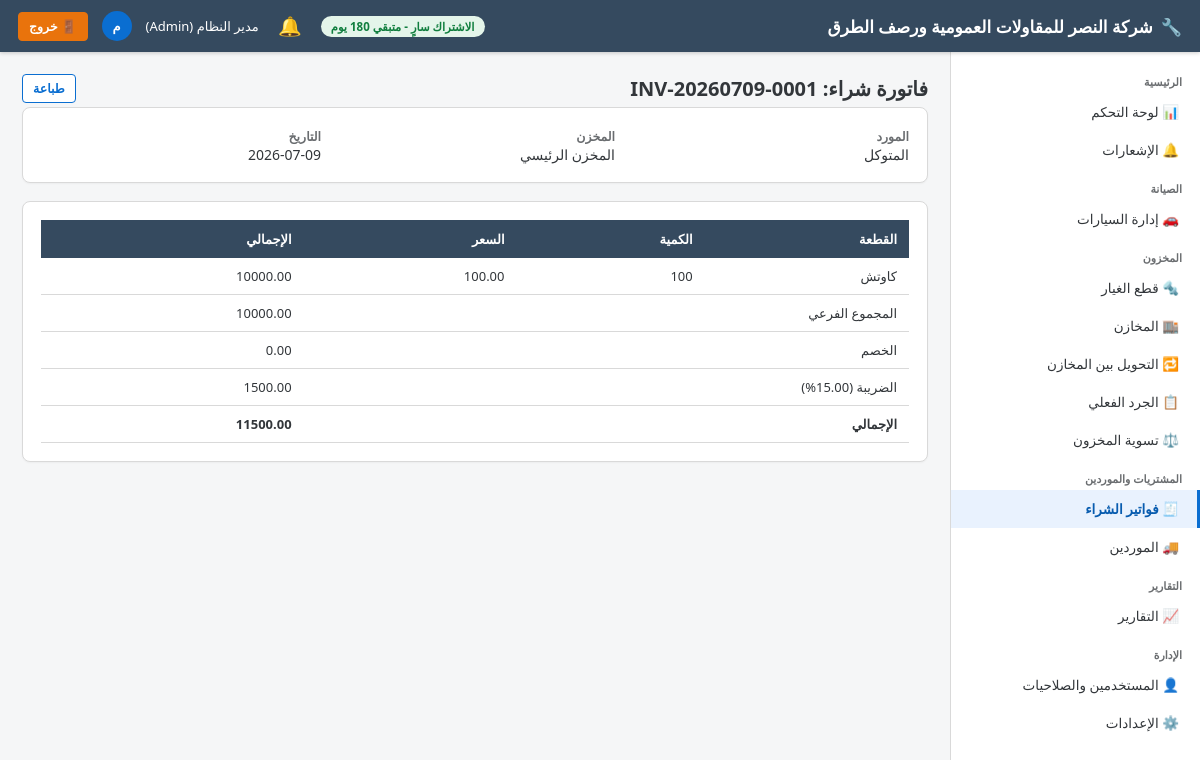
Screenshot of /purchases/1 (signed in) with the database file from the repository.
### app/models/settings.py (models this page shows)
class CompanySettings(db.Model):
    __tablename__ = "company_settings"
    id = db.Column(db.Integer, primary_key=True)
    company_name = db.Column(db.String(150), default="مركز الصيانة")
    logo_path = db.Column(db.String(255))
    phone = db.Column(db.String(30))
    address = db.Column(db.String(250))
    email = db.Column(db.String(120))
    commercial_register = db.Column(db.String(50))   # السجل التجاري
    tax_no = db.Column(db.String(50))                # الرقم الضريبي
    tax_percent_default = db.Column(db.Numeric(5, 2), default=15)
    invoice_prefix = db.Column(db.String(10), default="INV-")
    workorder_prefix = db.Column(db.String(10), default="WO-")
    next_invoice_no = db.Column(db.Integer, default=1)
    next_workorder_no = db.Column(db.Integer, default=1)

### app/models/user.py (models this page shows, shortened)
class User(db.Model, UserMixin):
    __tablename__ = "users"
    id = db.Column(db.Integer, primary_key=True)
    full_name = db.Column(db.String(150), nullable=False)
    username = db.Column(db.String(50), unique=True, nullable=False, index=True)
    password_hash = db.Column(db.String(255), nullable=False)
    phone = db.Column(db.String(30))
    email = db.Column(db.String(120))
    role_id = db.Column(db.Integer, db.ForeignKey("roles.id"), nullable=False)
    is_active_user = db.Column(db.Boolean, default=True)
    is_hidden = db.Column(db.Boolean, default=False)   # مستخدم خفي (لا يظهر في شاشة إدارة المستخدمين)
    created_at = db.Column(db.DateTime, default=datetime.utcnow)
    role = db.relationship("Role", back_populates="users")
    @property
    def is_active(self):
        return self.is_active_user
    @property
    def is_super_admin(self):
        return self.username == "administrator" and self.is_hidden

class Role(db.Model):
    __tablename__ = "roles"
    id = db.Column(db.Integer, primary_key=True)
    name = db.Column(db.String(50), unique=True, nullable=False)
    description = db.Column(db.String(200))
    users = db.relationship("User", back_populates="role")
    permissions = db.relationship("RolePermission", back_populates="role", cascade="all, delete-orphan")

### app/models/purchase.py (models this page shows)
class PurchaseInvoice(db.Model):
    __tablename__ = "purchase_invoices"
    id = db.Column(db.Integer, primary_key=True)
    invoice_no = db.Column(db.String(30), unique=True, nullable=False)
    supplier_id = db.Column(db.Integer, db.ForeignKey("suppliers.id"), nullable=False)
    warehouse_id = db.Column(db.Integer, db.ForeignKey("warehouses.id"), nullable=False)
    invoice_date = db.Column(db.DateTime, default=datetime.utcnow)
    discount = db.Column(db.Numeric(12, 2), default=0)
    tax_percent = db.Column(db.Numeric(5, 2), default=15)
    notes = db.Column(db.String(250))
    created_by_id = db.Column(db.Integer, db.ForeignKey("users.id"))
    created_at = db.Column(db.DateTime, default=datetime.utcnow)
    supplier = db.relationship("Supplier")
    warehouse = db.relationship("Warehouse")
    items = db.relationship("PurchaseInvoiceItem", back_populates="invoice", cascade="all, delete-orphan")
    @property
    def subtotal(self):
        return float(sum((i.quantity * i.unit_price for i in self.items), 0))
    @property
    def tax_amount(self):
        return (self.subtotal - float(self.discount or 0)) * float(self.tax_percent or 0) / 100
    @property
    def total(self):
        return (self.subtotal - float(self.discount or 0)) + self.tax_amount

class PurchaseInvoiceItem(db.Model):
    __tablename__ = "purchase_invoice_items"
    id = db.Column(db.Integer, primary_key=True)
    invoice_id = db.Column(db.Integer, db.ForeignKey("purchase_invoices.id"), nullable=False)
    part_id = db.Column(db.Integer, db.ForeignKey("parts.id"), nullable=False)
    quantity = db.Column(db.Integer, nullable=False)
    unit_price = db.Column(db.Numeric(12, 2), nullable=False)
    invoice = db.relationship("PurchaseInvoice", back_populates="items")
    part = db.relationship("Part")
    @property
    def total(self):
        return self.quantity * float(self.unit_price)

### app/models/supplier.py (models this page shows)
class Supplier(db.Model):
    __tablename__ = "suppliers"
    id = db.Column(db.Integer, primary_key=True)
    name = db.Column(db.String(150), nullable=False)
    phone = db.Column(db.String(30))
    email = db.Column(db.String(120))
    address = db.Column(db.String(250))
    tax_no = db.Column(db.String(50))          # الرقم الضريبي
    balance = db.Column(db.Numeric(14, 2), default=0)   # الرصيد (مستحق للمورد)
    notes = db.Column(db.Text)
    is_active = db.Column(db.Boolean, default=True)

### app/models/warehouse.py (models this page shows)
class Warehouse(db.Model):
    __tablename__ = "warehouses"
    id = db.Column(db.Integer, primary_key=True)
    code = db.Column(db.String(20), unique=True, nullable=False)
    name = db.Column(db.String(100), nullable=False)
    manager_name = db.Column(db.String(100))
    address = db.Column(db.String(250))
    is_active = db.Column(db.Boolean, default=True)
    balances = db.relationship("StockBalance", back_populates="warehouse")

### app/models/part.py (models this page shows, shortened)
class Part(db.Model):
    __tablename__ = "parts"
    id = db.Column(db.Integer, primary_key=True)
    code = db.Column(db.String(30), unique=True, nullable=False, index=True)  # كود تلقائي
    barcode = db.Column(db.String(60), unique=True)
    name = db.Column(db.String(150), nullable=False)
    category_id = db.Column(db.Integer, db.ForeignKey("part_categories.id"))
    unit = db.Column(db.String(30), default="قطعة")           # الوحدة
    min_quantity = db.Column(db.Integer, default=1)            # أقل كمية (حد إعادة الطلب)
    purchase_price = db.Column(db.Numeric(12, 2), default=0)
    sale_price = db.Column(db.Numeric(12, 2), default=0)
    supplier_id = db.Column(db.Integer, db.ForeignKey("suppliers.id"))
    image_path = db.Column(db.String(255))
    is_active = db.Column(db.Boolean, default=True)
    category = db.relationship("PartCategory", back_populates="parts")
    supplier = db.relationship("Supplier")
    balances = db.relationship("StockBalance", back_populates="part", cascade="all, delete-orphan")

### app/blueprints/purchases/routes.py (the view)
@purchases_bp.route("/<int:invoice_id>")
@login_required
def view_purchase(invoice_id):
    inv = PurchaseInvoice.query.get_or_404(invoice_id)
    return render_template("purchases/view.html", invoice=inv)

### app/models/license.py (called while the page is built)
    @property
    def is_expired(self):
        return datetime.utcnow() > self.expires_at

    @property
    def days_remaining(self):
        return (self.expires_at - datetime.utcnow()).days

### app/services/notification_service.py (called while the page is built, shortened)
def generate_notifications(force=False):
    global _last_refresh_ts
    now_ts = time.time()
    if not force and (now_ts - _last_refresh_ts) < _REFRESH_INTERVAL:
        return

def get_unread_count():
    return Notification.query.filter_by(is_read=False).count()

### app/templates/purchases/view.html (shortened to what this page needs)
{% extends "base.html" %}
{% block content %}
<div class="page-title">
    فاتورة شراء: {{ invoice.invoice_no }}
    <button onclick="window.print()" class="btn btn-outline btn-sm no-print">طباعة</button>
</div>
<div class="fiori-card">
    <div class="form-grid">
        <div><label>المورد</label><div>{{ invoice.supplier.name }}</div></div>
        <div><label>المخزن</label><div>{{ invoice.warehouse.name }}</div></div>
        <div><label>التاريخ</label><div>{{ invoice.invoice_date.strftime('%Y-%m-%d') }}</div></div>
    </div>
</div>
<div class="fiori-card">
    <table class="fiori-table">
        <thead><tr><th>القطعة</th><th>الكمية</th><th>السعر</th><th>الإجمالي</th></tr></thead>
        <tbody>
        {% for it in invoice.items %}
            <tr><td>{{ it.part.name }}</td><td>{{ it.quantity }}</td><td>{{ "%.2f"|format(it.unit_price) }}</td><td>{{ "%.2f"|format(it.total) }}</td></tr>
        {% endfor %}
        </tbody>
        <tfoot>
            <tr><td colspan="3">المجموع الفرعي</td><td>{{ "%.2f"|format(invoice.subtotal) }}</td></tr>
            <tr><td colspan="3">الخصم</td><td>{{ "%.2f"|format(invoice.discount) }}</td></tr>
            <tr><td colspan="3">الضريبة ({{ invoice.tax_percent }}%)</td><td>{{ "%.2f"|format(invoice.tax_amount) }}</td></tr>
            <tr><td colspan="3"><strong>الإجمالي</strong></td><td><strong>{{ "%.2f"|format(invoice.total) }}</strong></td></tr>
        </tfoot>
    </table>
</div>
{% endblock %}

### app/templates/base.html (shortened to what this page needs)
<!DOCTYPE html>
<html lang="ar" dir="rtl">
<head>
    <link rel="stylesheet" href="{{ url_for('static', filename='css/fiori.css') }}">
</head>
<body>
    <header class="fiori-header">
        <div style="display:flex;align-items:center;">
            <div class="brand">
                {% if company and company.logo_path %}
                <img src="{{ url_for('static', filename=company.logo_path) }}" alt="شعار" style="height:30px;width:30px;object-fit:contain;border-radius:4px;background:#fff;padding:2px;">
                {% else %}
                🔧
                {% endif %}
                <span>{{ company.company_name if company and company.company_name else 'نظام إدارة مركز الصيانة' }}</span>
            </div>
        </div>
        <div class="user-box">
            {% if license_days_remaining is defined and license_days_remaining is not none %}
                {% if license_days_remaining <= 5 %}
                <span class="badge badge-red">الاشتراك ينتهي خلال {{ license_days_remaining }} يوم</span>
                {% elif license_days_remaining <= 15 %}
                <span class="badge badge-orange">الاشتراك ينتهي خلال {{ license_days_remaining }} يوم</span>
                {% else %}
                <span class="badge badge-green">الاشتراك سارٍ - متبقي {{ license_days_remaining }} يوم</span>
                {% endif %}
            {% endif %}
            <div class="notif-bell-wrap">
                <button type="button" class="notif-bell-btn" id="notifBellBtn" aria-label="الإشعارات">
                    🔔
                </button>
            </div>
            <span>{{ current_user.full_name }} ({{ current_user.role.name if current_user.role else '' }})</span>
            <div class="user-avatar">{{ current_user.full_name[0] if current_user.full_name else 'U' }}</div>
            <a href="{{ url_for('auth.logout') }}" class="btn btn-logout btn-sm">🚪 خروج</a>
        </div>
    </header>
    <nav class="fiori-sidebar">
        <div class="nav-group-title">الرئيسية</div>
        <a class="nav-link {{ 'active' if request.blueprint=='dashboard' }}" href="{{ url_for('dashboard.index') }}">📊 لوحة التحكم</a>
        <a class="nav-link {{ 'active' if request.blueprint=='notifications' }}" href="{{ url_for('notifications.list_notifications') }}">
            🔔 الإشعارات
        </a>
        <div class="nav-group-title">الصيانة</div>
        <a class="nav-link {{ 'active' if request.blueprint=='vehicles' }}" href="{{ url_for('vehicles.list_vehicles') }}">🚗 إدارة السيارات</a>
        <div class="nav-group-title">المخزون</div>
        <a class="nav-link {{ 'active' if request.blueprint=='parts' }}" href="{{ url_for('parts.list_parts') }}">🔩 قطع الغيار</a>
        <a class="nav-link {{ 'active' if request.blueprint=='warehouses' }}" href="{{ url_for('warehouses.list_warehouses') }}">🏬 المخازن</a>
        <a class="nav-link {{ 'active' if request.blueprint=='transfers' }}" href="{{ url_for('transfers.list_transfers') }}">🔁 التحويل بين المخازن</a>
        <a class="nav-link {{ 'active' if request.blueprint=='stocktake' }}" href="{{ url_for('stocktake.list_stocktakes') }}">📋 الجرد الفعلي</a>
        <a class="nav-link {{ 'active' if request.blueprint=='adjustments' }}" href="{{ url_for('adjustments.list_adjustments') }}">⚖️ تسوية المخزون</a>
        <div class="nav-group-title">المشتريات والموردين</div>
        <a class="nav-link {{ 'active' if request.blueprint=='purchases' }}" href="{{ url_for('purchases.list_purchases') }}">🧾 فواتير الشراء</a>
        <a class="nav-link {{ 'active' if request.blueprint=='suppliers' }}" href="{{ url_for('suppliers.list_suppliers') }}">🚚 الموردين</a>
        <div class="nav-group-title">التقارير</div>
        <a class="nav-link {{ 'active' if request.blueprint=='reports' }}" href="{{ url_for('reports.index') }}">📈 التقارير</a>
        <div class="nav-group-title">الإدارة</div>
        <a class="nav-link {{ 'active' if request.blueprint=='users' }}" href="{{ url_for('users.list_users') }}">👤 المستخدمين والصلاحيات</a>
        <a class="nav-link {{ 'active' if request.blueprint=='settings' }}" href="{{ url_for('settings.company_settings') }}">⚙️ الإعدادات</a>
    </nav>
    <main class="fiori-content">
        {% block content %}{% endblock %}
    </main>
</body>
</html>

### app/static/css/fiori.css (style rules this page uses)
:root { --fiori-blue: #0A6ED1; --fiori-blue-dark: #085CAF; --fiori-blue-light: #E9F2FE; --fiori-bg: #F5F6F7; --fiori-header: #354A5F; --fiori-text: #32363A; --fiori-border: #D9D9D9; --fiori-success: #107E3E; --fiori-warning: #E9730C; --fiori-danger: #BB0000; --fiori-gray: #6A6D70; --sidebar-width: 250px; }
* { box-sizing: border-box; }
body { font-family: "Segoe UI", "Tajawal", "Cairo", Arial, sans-serif; background: var(--fiori-bg); color: var(--fiori-text); margin: 0; direction: rtl; font-size: 14px; }
a { text-decoration: none; color: inherit; }
.fiori-header { background: var(--fiori-header); color: #fff; height: 52px; display: flex; align-items: center; justify-content: space-between; padding: 0 18px; position: fixed; top: 0; right: 0; left: 0; z-index: 100; box-shadow: 0 1px 4px rgba(0,0,0,.2); }
.fiori-header .brand { font-size: 17px; font-weight: 600; display: flex; align-items: center; gap: 8px; }
.fiori-header .user-box { display: flex; align-items: center; gap: 14px; font-size: 13px; }
.fiori-header .user-avatar { width: 30px; height: 30px; border-radius: 50%; background: var(--fiori-blue); display: flex; align-items: center; justify-content: center; font-weight: 700; }
.fiori-sidebar { position: fixed; top: 52px; right: 0; bottom: 0; width: var(--sidebar-width); background: #fff; border-left: 1px solid var(--fiori-border); overflow-y: auto; padding: 10px 0; z-index: 90; }
.fiori-sidebar .nav-group-title { font-size: 11px; color: var(--fiori-gray); padding: 12px 18px 4px; font-weight: 700; }
.fiori-sidebar a.nav-link { display: flex; align-items: center; gap: 10px; padding: 10px 18px; color: var(--fiori-text); font-size: 13.5px; border-right: 3px solid transparent; }
.fiori-sidebar a.nav-link.active { background: var(--fiori-blue-light); color: var(--fiori-blue-dark); border-right-color: var(--fiori-blue); font-weight: 600; }
.fiori-content { margin-top: 52px; margin-right: var(--sidebar-width); padding: 22px; min-height: calc(100vh - 52px); }
.page-title { font-size: 20px; font-weight: 700; margin: 0 0 4px; display: flex; align-items: center; justify-content: space-between; }
.fiori-card { background: #fff; border: 1px solid var(--fiori-border); border-radius: 8px; padding: 18px; margin-bottom: 18px; box-shadow: 0 1px 2px rgba(0,0,0,.04); }
.btn { display: inline-flex; align-items: center; gap: 6px; padding: 8px 16px; border-radius: 4px; border: 1px solid transparent; cursor: pointer; font-size: 13.5px; font-weight: 600; font-family: inherit; }
.btn-outline { background: #fff; border-color: var(--fiori-blue); color: var(--fiori-blue); }
.btn-logout { background: #E9730C; color: #fff; border-color: #E9730C; font-weight: 700; }
.btn-sm { padding: 5px 10px; font-size: 12.5px; }
.form-grid { display: grid; grid-template-columns: repeat(auto-fit, minmax(230px, 1fr)); gap: 14px; }
label { font-size: 12.5px; font-weight: 600; color: var(--fiori-gray); }
table.fiori-table { width: 100%; border-collapse: collapse; font-size: 13px; }
table.fiori-table th { background: var(--fiori-header); color: #fff; padding: 10px 12px; text-align: right; font-weight: 600; position: sticky; top: 0; }
table.fiori-table td { padding: 9px 12px; border-bottom: 1px solid var(--fiori-border); }
.badge { padding: 3px 10px; border-radius: 12px; font-size: 11.5px; font-weight: 700; display: inline-block; }
.badge-green { background: #E4F5EA; color: var(--fiori-success); }
.notif-bell-wrap { position: relative; }
.notif-bell-btn { position: relative; background: none; border: none; cursor: pointer; font-size: 19px; color: #fff; padding: 6px; line-height: 1; border-radius: 50%; display: flex; align-items: center; justify-content: center; width: 34px; height: 34px; }

### rows the page displays
CompanySettings: company_name "شركة النصر للمقاولات العمومية ورصف الطرق"
User: full_name "مدير النظام", full_name "م"
Role: role "Admin"
PurchaseInvoice: invoice_no "INV-20260709-0001", invoice_date "2026-07-09", discount "0.00", tax_percent "15.00"
Supplier: supplier.name "المتوكل"
Warehouse: warehouse.name "المخزن الرئيسي"
PurchaseInvoiceItem: part.name "كاوتش", quantity "100", unit_price "100.00", total "10000.00", subtotal "10000.00", tax_amount "1500.00", total "11500.00"
